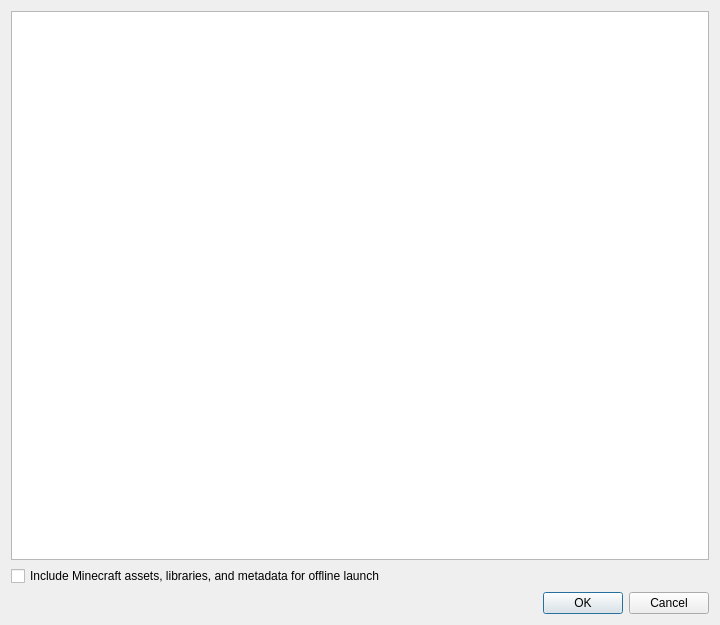
<?xml version="1.0" encoding="UTF-8"?>
<ui version="4.0">
 <class>ExportInstanceDialog</class>
 <widget class="QDialog" name="ExportInstanceDialog">
  <property name="geometry">
   <rect>
    <x>0</x>
    <y>0</y>
    <width>720</width>
    <height>625</height>
   </rect>
  </property>
  <property name="windowTitle">
   <string>Export Instance</string>
  </property>
  <layout class="QVBoxLayout" name="verticalLayout">
   <item>
    <widget class="QTreeView" name="treeView">
     <property name="alternatingRowColors">
      <bool>true</bool>
     </property>
     <property name="selectionMode">
      <enum>QAbstractItemView::ExtendedSelection</enum>
     </property>
     <property name="sortingEnabled">
      <bool>true</bool>
     </property>
     <attribute name="headerStretchLastSection">
      <bool>false</bool>
     </attribute>
    </widget>
   </item>
   <item>
    <widget class="QCheckBox" name="includeRuntimeFilesCheckBox">
     <property name="text">
      <string>Include Minecraft assets, libraries, and metadata for offline launch</string>
     </property>
    </widget>
   </item>
   <item>
    <widget class="QDialogButtonBox" name="buttonBox">
     <property name="orientation">
      <enum>Qt::Horizontal</enum>
     </property>
     <property name="standardButtons">
      <set>QDialogButtonBox::Cancel|QDialogButtonBox::Ok</set>
     </property>
    </widget>
   </item>
  </layout>
 </widget>
 <tabstops>
  <tabstop>treeView</tabstop>
 </tabstops>
 <resources/>
 <connections>
  <connection>
   <sender>buttonBox</sender>
   <signal>accepted()</signal>
   <receiver>ExportInstanceDialog</receiver>
   <slot>accept()</slot>
   <hints>
    <hint type="sourcelabel">
     <x>248</x>
     <y>254</y>
    </hint>
    <hint type="destinationlabel">
     <x>157</x>
     <y>274</y>
    </hint>
   </hints>
  </connection>
  <connection>
   <sender>buttonBox</sender>
   <signal>rejected()</signal>
   <receiver>ExportInstanceDialog</receiver>
   <slot>reject()</slot>
   <hints>
    <hint type="sourcelabel">
     <x>316</x>
     <y>260</y>
    </hint>
    <hint type="destinationlabel">
     <x>286</x>
     <y>274</y>
    </hint>
   </hints>
  </connection>
 </connections>
</ui>
